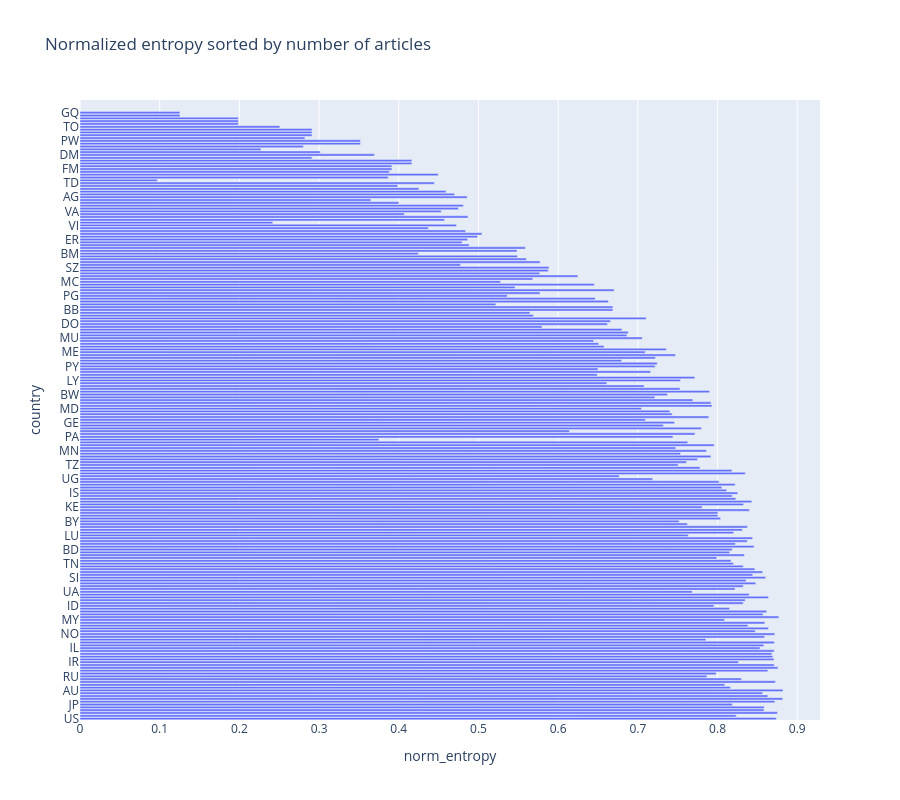

This figure's notebook cell:
### Code cell
fig = px.bar(df_country_stats.reset_index(),
             x="norm_entropy",
             y="country",
             title="Normalized entropy sorted by number of articles",
             # color="region",
             category_orders={"country": df_plot["country"].tolist()})
fig.update_layout(height=800)

### Figure 1 — Plotly figure (JSON) as saved in the notebook; plotly's stock layout.template omitted (floating-point values rounded to 4 significant figures; data arrays with more than 128 entries replaced by an {"elided": "..."} marker saying what was removed)
{"data": [{"hovertemplate": "norm_entropy=%{x}<br>country=%{y}<extra></extra>", "legendgroup": "", "marker": {"color": "#636efa", "pattern": {"shape": ""}}, "name": "", "orientation": "h", "showlegend": false, "textposition": "auto", "x": {"elided": "220 float values"}, "xaxis": "x", "y": {"elided": "220 str values"}, "yaxis": "y", "type": "bar"}], "layout": {"xaxis": {"anchor": "y", "domain": [0.0, 1.0], "title": {"text": "norm_entropy"}}, "yaxis": {"anchor": "x", "domain": [0.0, 1.0], "title": {"text": "country"}, "categoryorder": "array", "categoryarray": {"elided": "220 str values"}}, "legend": {"tracegroupgap": 0}, "title": {"text": "Normalized entropy sorted by number of articles"}, "barmode": "relative", "height": 800}}
